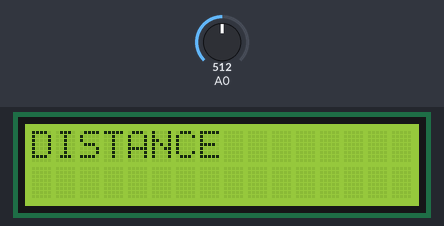
Recording of a sketch running on a simulated Arduino Uno, built with avr-gcc and run on an emulated ATmega328P. Parts: 16×2 character LCD. The inputs (shaded band) are chosen by the test bench; at power-on: A0 = 512.

Above: at 1.2 s.
1.3 s: A0 set to 660
2.8 s: A0 set to 640
At 3.2 s:
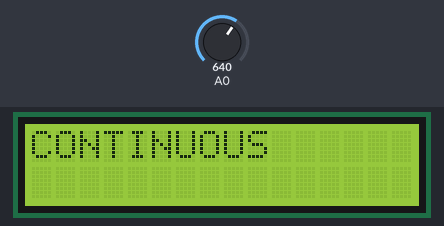
At 4.2 s:
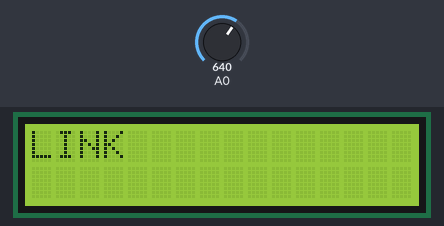
5.8 s: A0 set to 716
7.3 s: A0 set to 511
At 8.2 s:
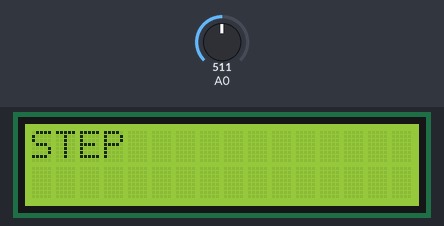
Timing chart, 0 to 10.3 s (numbered marks = the images above; inputs shaded):
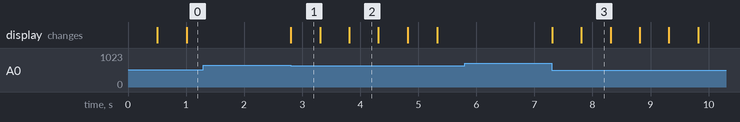

Measured:
- after the input at 1.3 s, every drawn part: stays the same
- after the input at 2.8 s, the display: changes at once (image 1)
- after the input at 5.8 s, every drawn part: stays the same
- after the input at 7.3 s, the display: first changes at once (image 3 shows a later state)
- what the display in image 1 shows lasts 0.5 s, from 2.8 s to 3.3 s

The sketch:

lcd_1.ino
```cpp
#include <LiquidCrystal.h>
LiquidCrystal lcd(8, 9, 4, 5, 6, 7);

#define btnRIGHT  0
#define btnUP     1
#define btnDOWN   2
#define btnLEFT   3
#define btnSELECT 4
#define btnNONE   5
int LCD_mode = 0;
int lcd_key=0;
int adc_key_in  = 0;
long lastDebounceTime = 0;  // the last time the output pin was toggled
long debounceDelay = 500;    // the debounce time

void toggleMode(){
  adc_key_in = analogRead(0);
  if(adc_key_in < 650){ //select key ADC value
    if ((millis() - lastDebounceTime) > debounceDelay) { //d
      if(LCD_mode < 5){
        lcd.clear();
        LCD_mode++;
      }
      else{
        lcd.clear();
        LCD_mode = 0;
      }
      lastDebounceTime = millis();
    }
}
}

void setup() {
  // put your setup code here, to run once:
 lcd.begin(16, 2);              // start the library
 lcd.setCursor(0,0);
}

void loop() {
  toggleMode();
  lcd.setCursor(0,0);

  switch(LCD_mode){
  case 0:
    {
    lcd.print("CLOCK MODE");
    break;
    }

  case 1:
    {
    lcd.print("STUDENT ID");
    break;
    }

  case 2:
    {
    lcd.print("DISTANCE");
    break;
    }

  case 3:
    {
    lcd.print("CONTINUOUS");
    break;
    }

  case 4:
    {
    lcd.print("STEP");
    break;
    }

  case 5:
    {
    lcd.print("LINK");
    break;
    }
 }
}
```
